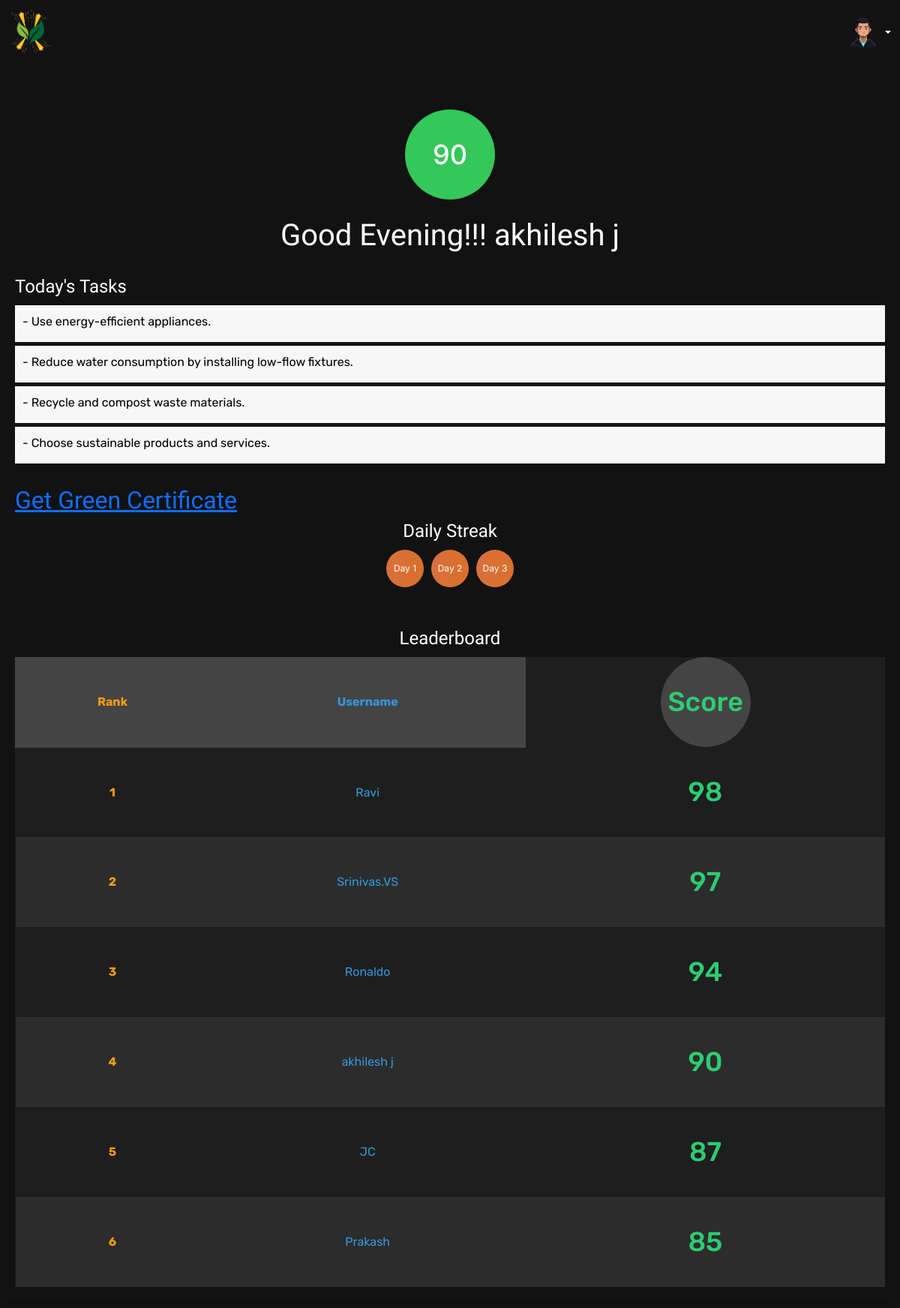
The page /dashboard (signed in) on the database its author committed.
### app.py (models this page shows)
class User(db.Model, UserMixin):
    id = db.Column(db.Integer, primary_key=True)
    username = db.Column(db.String(150), unique=True, nullable=False)
    password = db.Column(db.String(60), nullable=False)
    score = db.Column(db.Integer,unique=False)
    tasks = db.relationship("Task",backref="user",lazy=True)

class Task(db.Model):
    id = db.Column(db.Integer,primary_key=True)
    info = db.Column(db.String(200),nullable=False)
    user_id = db.Column(db.Integer,db.ForeignKey("user.id"),nullable=False)

### app.py (the view)
@app.route('/dashboard')
@login_required
def dashboard():
    score = current_user.score
    tasks_recv = current_user.tasks
    tasks = []
    for task in tasks_recv:
        tasks.append(task.info)
    streak = 3
    leaderboard = User.query.order_by(User.score.desc()).limit(6).all()
    leaderboard_data = [{'username': user.username, 'score': user.score} for user in leaderboard]
    return render_template("dashboard.html",score=score,tasks=tasks,streak=streak,leaderboard=leaderboard_data,user=current_user)

### app.py (called while the page is built)
@login_manager.user_loader
def load_user(user_id):
    return User.query.get(int(user_id))

### templates/dashboard.html (shortened to what this page needs)
<!DOCTYPE html>
<html lang="en">
<head>
    <link href="https://cdn.jsdelivr.net/npm/bootstrap@5.3.0-alpha3/dist/css/bootstrap.min.css" rel="stylesheet">
</head>
<body>
</body>
<nav class="navbar navbar-expand-lg navbar-dark" style="background: none; border-bottom: none;">
    <div class="container-fluid">
        <a class="navbar-brand" href="#">
            <img src="{{ url_for('static', filename='logo.png') }}" alt="Logo" style="height: 60px;">
        </a>
        <div class="dropdown ms-auto">
            <a class="nav-link dropdown-toggle d-flex align-items-center" href="#" id="navbarDropdown" role="button"
                data-bs-toggle="dropdown" aria-expanded="false" style="text-decoration: none;">
                <img src="{{ url_for('static', filename='avatar-placeholder.png') }}" alt="Avatar"
                    class="rounded-circle" style="height: 50px; width: 50px;">
            </a>
        </div>
    </div>
</nav>
<div class="container">
    <div class="score-container">
        <div class="score {{ 'score-green' if score > 60 else 'score-red' }}">
            {{ score }}
        </div>
        <br />
        <h1>Good Evening!!! {{user.username}}</h1>
    </div>
    <div class="tasks">
        <h2>Today's Tasks</h2>
        <ul>
            {% for task in tasks %}
            <li>
                <div class="task-box">
                    <a class="ref-link" href="#" style="text-decoration: none;color: black;">{{ task }}</a>
                </div>
            </li>
            {% endfor %}
        </ul>
    </div>
    <a href="{{url_for('cert')}}">
        <h2>Get Green Certificate</h2>
    </a>
    <div class="streak-counter">
        <h2>Daily Streak</h2>
        <div class="streak-dots">
            {% for day in range(1, streak + 1) %}
            <div class="streak-dot">{{ 'Day ' + day|string }}</div>
            {% endfor %}
        </div>
    </div>
    <br>
    <div class="leaderboard">
        <h2>Leaderboard</h2>
        <table class="leaderboard-table">
            <thead>
                <tr>
                    <th class="rank">Rank</th>
                    <th class="username">Username</th>
                    <th class="score">Score</th>
                </tr>
            </thead>
            <tbody>
                {% for user in leaderboard %}
                <tr>
                    <td class="rank">{{ loop.index }}</td>
                    <td class="username">{{ user.username }}</td>
                    <td class="score">{{ user.score }}</td>
                </tr>
                {% endfor %}
            </tbody>
        </table>
    </div>
</div>
</body>
</html>

### templates/dashboard.html (style rules this page uses)
.navbar { background-color: #1e1e1e; }
h1, h2, h3, h4, h5, h6 { font-family: 'Borel', cursive; }
body, p, li, td, th { font-family: 'Rubik', sans-serif; }
html, body { overflow-x: hidden; margin: 0; padding: 0; }
* { box-sizing: border-box; }
.container { max-width: 100vw; overflow-x: hidden; }
.container { -ms-overflow-style: none; scrollbar-width: none; }
body { font-family: 'Inter', sans-serif; margin: 0; padding: 0; background-color: #121212; ; color: white; overflow-y: scroll; overflow-x: hidden; }
.container { max-width: 1200px; margin: 40px auto; padding: 20px; border-radius: 12px; box-shadow: 0 4px 8px rgba(0, 0, 0, 0.1); }
.score-container { text-align: center; margin-bottom: 30px; }
.score { width: 120px; height: 120px; border-radius: 50%; display: flex; align-items: center; justify-content: center; font-size: 36px; font-weight: 500; color: #fff; margin: 0 auto; position: relative; transition: all 0.3s ease-in-out; }
.score-green { background-color: #34C759; }
.tasks { margin-bottom: 30px; }
.tasks h2 { font-size: 24px; font-weight: 500; margin-bottom: 10px; }
.tasks ul { list-style: none; padding: 0; }
.tasks li { background-color: #f7f7f7; margin: 5px 0; padding: 10px; font-size: 16px; transition: all 0.3s ease-in-out; color: black; }
.streak-counter { text-align: center; }
.streak-counter h2 { font-size: 24px; font-weight: 500; margin-bottom: 10px; }
.streak-dots { display: flex; justify-content: center; }
.streak-dot { width: 50px; height: 50px; border-radius: 50%; background: linear-gradient(to right, #D9703D, #D9702A); margin: 0 5px; display: flex; align-items: center; justify-content: center; color: #fff; font-size: 12px; transition: all 0.3s ease-in-out; }
.leaderboard { margin-top: 30px; }
.leaderboard h2 { font-size: 24px; font-weight: 500; margin-bottom: 10px; text-align: center; }
.leaderboard-table { width: 100%; border-collapse: collapse; margin-top: 10px; background-color: #1e1e1e; color: #fff; border-radius: 8px; overflow: hidden; box-shadow: 0 4px 8px rgba(0, 0, 0, 0.2); }
.leaderboard-table thead { background-color: #333; }
.leaderboard-table th, .leaderboard-table td { padding: 12px; text-align: center; border: 1px solid #444; }
.leaderboard-table th { background-color: #444; color: #fff; }
.leaderboard-table tr:nth-child(even) { background-color: #2c2c2c; }
.leaderboard-table tr:nth-child(odd) { background-color: #1e1e1e; }
.leaderboard-table .rank { color: #f39c12; font-weight: bold; }
.leaderboard-table .username { color: #3498db; }
.leaderboard-table .score { color: #2ecc71; }
.leaderboard-table td { border: none; background: none; padding: 12px; }
.leaderboard-table { border-radius: 0; box-shadow: none; }
.leaderboard-table td { color: #fff; }
body { width: 100%; overflow-x: hidden; overflow-y: hidden; }
.task-box { padding-bottom: 5px; }

### rows shown on the page
User: username "akhilesh j", score "90"
Task: info "- Use energy-efficient appliances."
Task: info "- Reduce water consumption by installing low-flow fixtures."
Task: info "- Recycle and compost waste materials."
Task: info "- Choose sustainable products and services."
User: username "Ravi", score "98"
User: username "Srinivas.VS", score "97"
User: username "Ronaldo", score "94"
User: username "JC", score "87"
User: username "Prakash", score "85"

### other values the page prints
{{ score }} "90"
{{ 'Day ' + day|string }} "Day 1" "Day 2" "Day 3"
